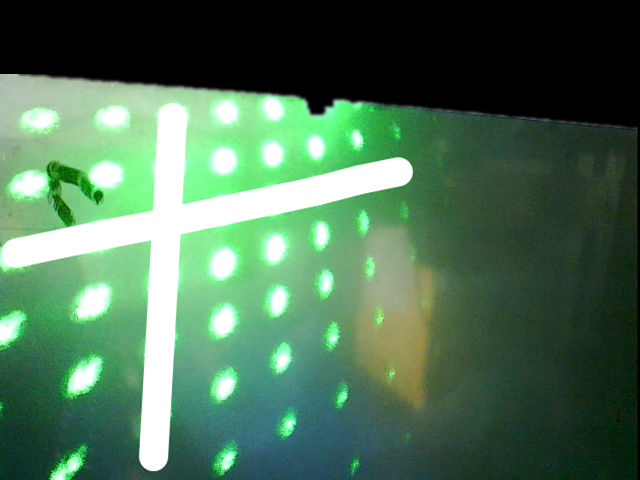
#> input picture Point_Stiching/sample.png, 640 x 480 px; its folder holds only this picture in this run
$ python -i point_extract.py   (imports and definitions only)
#> lines starting #> are read from the running program, lines starting #| are printed output that depends on the picture
#> further down, picture is the input picture: shape (480, 640, 3); mean B, G, R 85.8, 113.5, 76.7
# -*- coding: UTF-8 -*-

import os
import sys
import cv2
import glob as gb
import numpy as np
from skimage import data
import skimage.morphology as sm
from matplotlib import pyplot as plt
from skimage.measure import label, regionprops
from skimage.filters import try_all_threshold, threshold_otsu, threshold_local


def try_all_thresholding(img_file):
    img = cv2.imread(img_file, cv2.IMREAD_GRAYSCALE)
    fig, ax = try_all_threshold(img, figsize=(10, 8), verbose=False)
    plt.show()


def try_local_thresholding(img_file):
    image = cv2.imread(img_file, cv2.IMREAD_GRAYSCALE)

    global_thresh = threshold_otsu(image)
    binary_global = image > global_thresh

    block_size = 25
    local_thresh = threshold_local(image, block_size, offset=5)
    binary_local = image > local_thresh

    fig, axes = plt.subplots(ncols=3, figsize=(7, 8))
    ax = axes.ravel()
    plt.gray()

    ax[0].imshow(image)
    ax[0].set_title('Original')

    ax[1].imshow(binary_global)
    ax[1].set_title('Global thresholding')

    ax[2].imshow(binary_local)
    ax[2].set_title('Local thresholding')

    for a in ax:
        a.axis('off')

    plt.show()


def get_point_diameter(image, min_d=2, max_d=30, aspect_ratio=1.6):
#> called with min_d = 3, max_d = 30, aspect_ratio = 1.5
    global_thresh = threshold_otsu(image)
#> global_thresh = 114
    binary_global = image > global_thresh
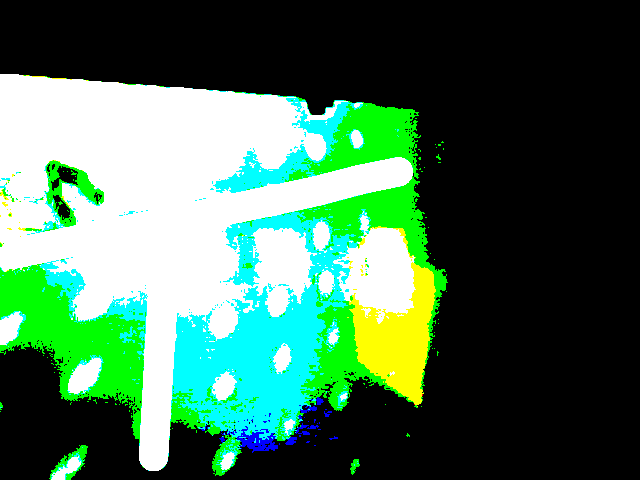
#> binary_global: shape (480, 640, 3) bool; mean B, G, R 0.332, 0.44, 0.269

    label_mask = label(binary_global, connectivity = 2)
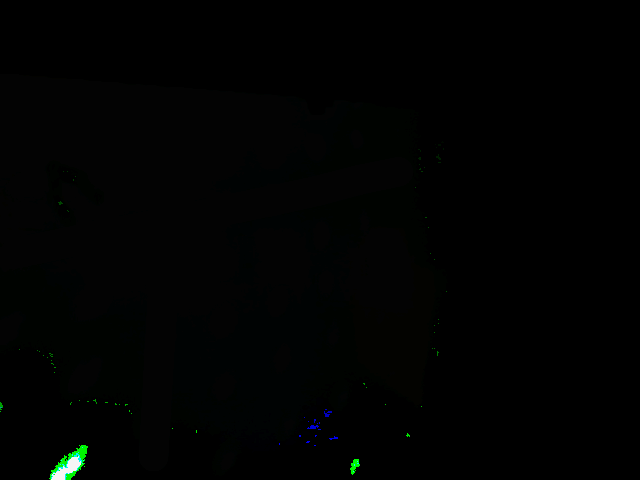
#> label_mask: shape (480, 640, 3) int32; mean B, G, R 0.5, 0.7, 0.3; drawn with min black and max white
    properties = regionprops(label_mask)
#> properties = 81 regions

    num_pts, pt_len = 0, 0
    for prop in properties:
        diameter = prop.equivalent_diameter
        major_len = prop.major_axis_length
        minor_len = max(1, prop.minor_axis_length)
        if diameter < min_d or diameter > max_d or major_len/minor_len > aspect_ratio:
            binary_global[label_mask==prop.label] = 0
        else:
            pt_len += diameter
            num_pts += 1
#> this loop made 9 passes
#> (diameter, major_len, minor_len) on passes 1 to 8: (84.69, 521.5, 3.38), (1.56, 2.24, 1), (1.97, 3.16, 1), (1.24, 0, 1), (2.25, 3.65, 1), (1.24, 0, 1), (1.56, 2.24, 1), (1.97, 5, 1)
#> (diameter, major_len) on pass 9: (2.99, 7.21)
#> after the loop, num_pts = 0; pt_len = 0
    # plt.imshow(binary_global, cmap="gray"), plt.show()

    if num_pts > 0:
        return int(pt_len / num_pts)
    else:
        return 0


def point_thresholding(image, min_d=3, max_d=30, aspect_ratio=1.5):
    point_size = get_point_diameter(image, min_d, max_d, aspect_ratio)
    if point_size == 0: return np.zeros(image.shape, dtype=np.uint8)

    block_size = point_size*4+1 # The block size must be odd
    offset = point_size//2+1
    local_thresh = threshold_local(image, block_size, offset=offset)
    binary_local = image > local_thresh
    # binary_local = sm.erosion(binary_local,sm.square(max(1, point_size//3)))
    # binary_local = sm.opening(binary_local, sm.disk(point_size//3+1))

    img_pt = binary_local
    num_pts, pt_len, loop_num = 0, 0, 1

    for i in range(loop_num):
        img_pt = sm.opening(img_pt, sm.disk(point_size//3+1))
        label_mask = label(img_pt, connectivity = 2)
        properties = regionprops(label_mask)

        points = []
        for prop in properties:
            diameter = prop.equivalent_diameter
            major_len = prop.major_axis_length
            minor_len = max(1, prop.minor_axis_length)
            if diameter < min_d or diameter > max_d or major_len/minor_len > aspect_ratio:
                img_pt[label_mask==prop.label] = 0
            else:
                points.append((prop.centroid[1], prop.centroid[0]))

    fig, axes = plt.subplots(ncols=2, figsize=(7, 8))
    ax = axes.ravel()
    plt.gray()

    ax[0].imshow(binary_local)
    ax[0].set_title('Local thresholding')

    ax[1].imshow(img_pt)
    ax[1].set_title('Point image')

    for a in ax:
        a.axis('off')
    plt.show()

    return img_pt, points


# [13 lines not run here, left out]

>>> import cv2
>>> picture = cv2.imread('sample.png')
#> (the run stopped early here; a loop or call above may not have finished)
